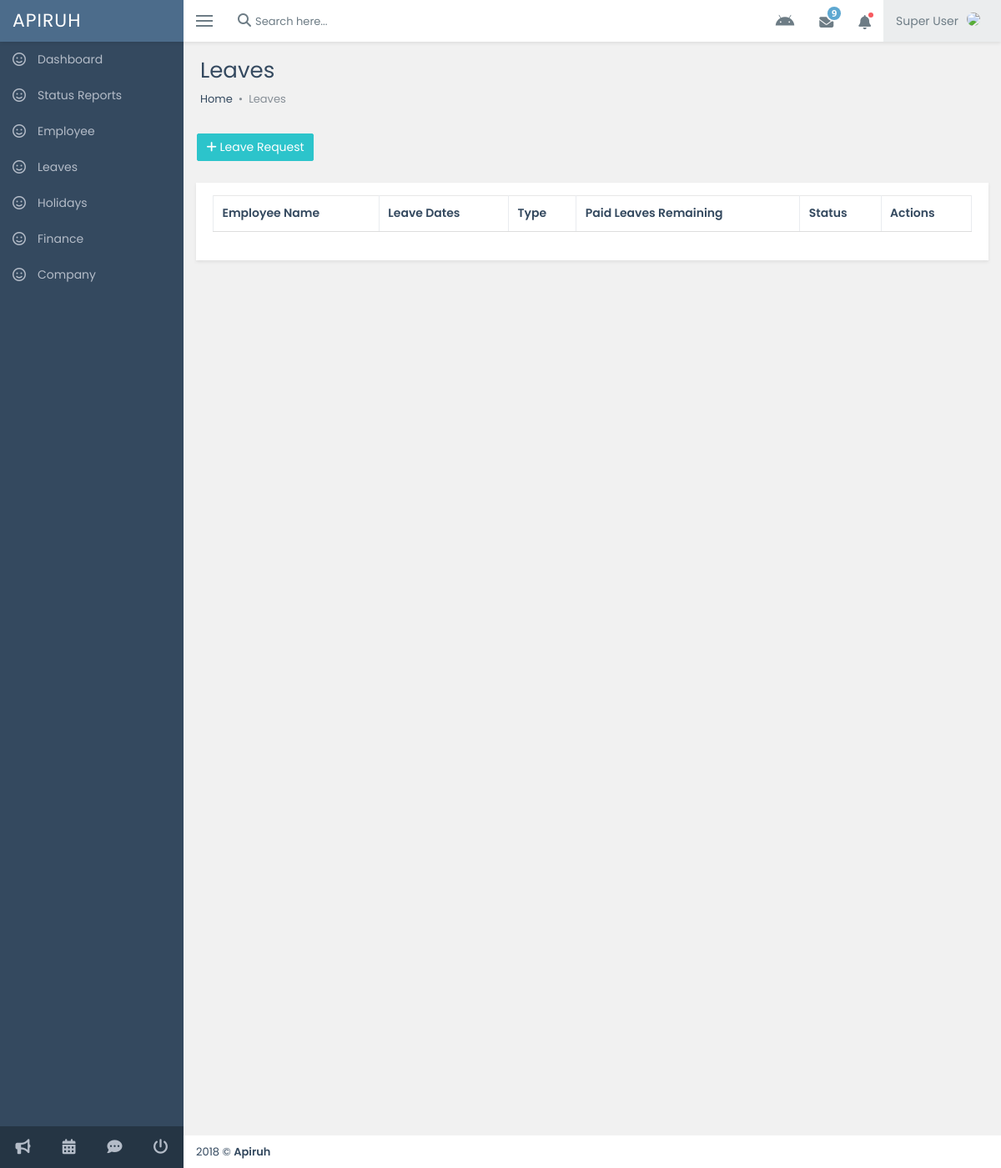
The page /admin_1/html/admin/leaves.php on the database as committed earlier.
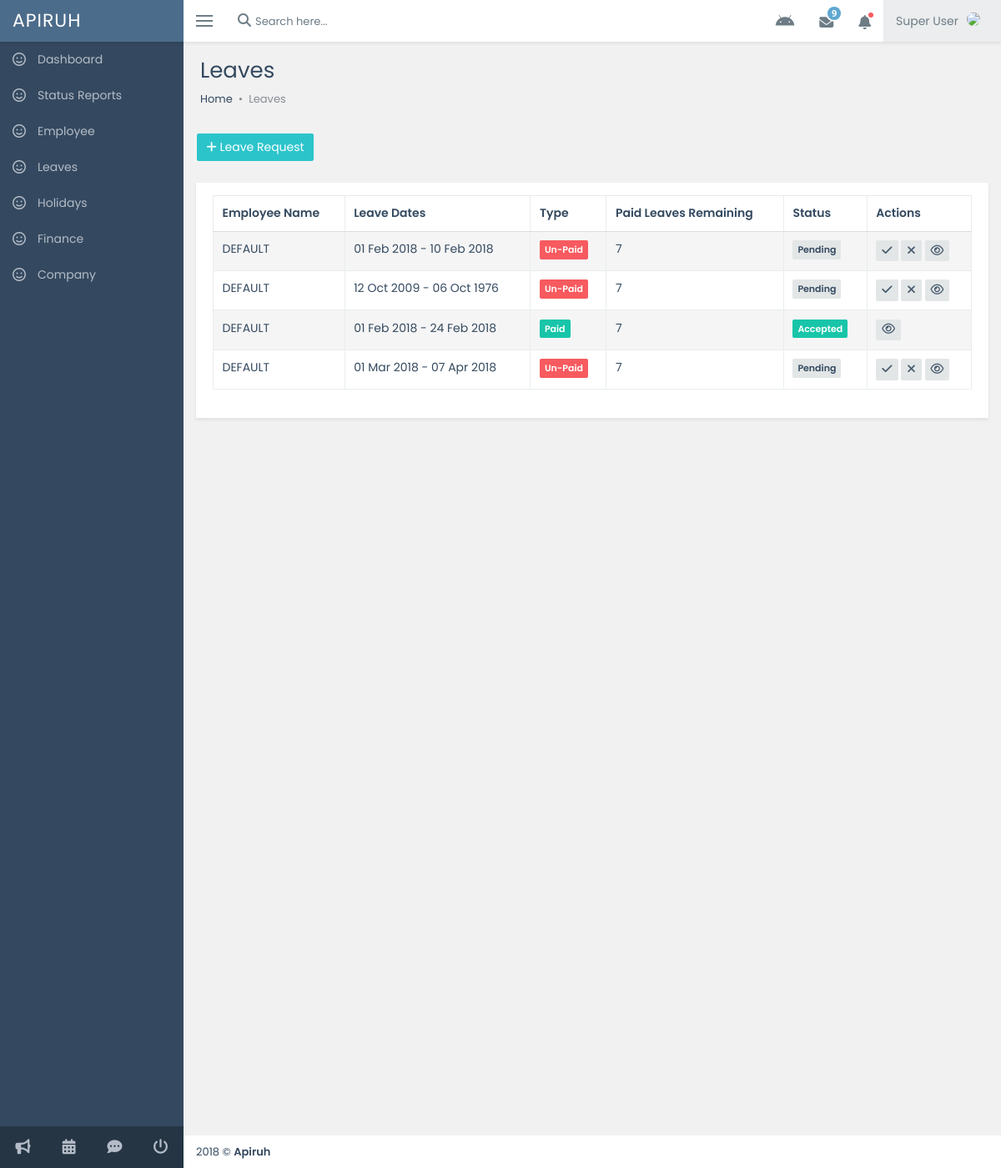
The same page on the database as committed later.
### tables this page shows
CREATE TABLE `leaves` (
  `leave_id` int(11) NOT NULL,
  `status` int(2) NOT NULL DEFAULT '0',
  `emp_id` varchar(256) NOT NULL,
  `title` varchar(500) NOT NULL,
  `start` date NOT NULL,
  `end` date NOT NULL,
  `day_type` varchar(100) NOT NULL,
  `leave_type` varchar(100) NOT NULL,
  `reason` text NOT NULL
);

CREATE TABLE `employee` (
  `emp_id` varchar(15) DEFAULT NULL,
  `name` varchar(500) DEFAULT NULL,
  `nat_emp` varchar(100) DEFAULT NULL,
  `personal_no` varchar(50) DEFAULT NULL,
  `email` varchar(256) NOT NULL,
  `dob` varchar(50) DEFAULT NULL,
  `doj` varchar(50) DEFAULT NULL,
  `design` varchar(200) DEFAULT NULL,
  `pan_no` varchar(10) DEFAULT NULL,
  `aadhar_no` varchar(20) DEFAULT NULL,
  `perm_addr` varchar(5000) DEFAULT NULL,
  `contct_det` varchar(100) DEFAULT NULL,
  `emr_cntct_per` varchar(200) DEFAULT NULL,
  `emr_cntct_no` varchar(100) DEFAULT NULL,
  `blood_grp` varchar(100) DEFAULT NULL,
  `qualifications` varchar(500) DEFAULT NULL,
  `supprt_docs` varchar(1000) DEFAULT NULL,
  `serv_agr` varchar(500) DEFAULT NULL,
  `offr_letter` varchar(500) DEFAULT NULL,
  `emp_pic` text NOT NULL
);

CREATE TABLE `emp_leaves` (
  `emp_id` varchar(256) NOT NULL,
  `paid_leaves` int(3) NOT NULL,
  `unpaid_leaves` int(3) NOT NULL,
  `earned_leaves` int(3) NOT NULL,
  `counter` int(10) NOT NULL
);

### admin_1/html/admin/functions.php (called while the page is built, shortened)
<?php
require_once('config.php');
function get_emp_data($id){
	global $connection;
	try {
		$stmt = $connection->prepare("SELECT * FROM `employee` WHERE emp_id = :id");
		$stmt->bindParam("id", $id,PDO::PARAM_STR) ;
		$stmt->execute();
		$data = $stmt->fetchAll(PDO::FETCH_OBJ);
		return ($data);
	} catch (PDOException $e) {
		echo '{"error": {"text":'. $e->getMessage() .'}}';
	}
}
function get_leaves_data(){
	global $connection;
	try {
		$stmt = $connection->prepare("SELECT * FROM `leaves` LEFT JOIN emp_leaves ON leaves.emp_id = emp_leaves.emp_id WHERE 1");
		$stmt->execute();
		$data = $stmt->fetchAll(PDO::FETCH_OBJ);
		return ($data);
	} catch (PDOException $e) {
		echo '{"error": {"text":'. $e->getMessage() .'}}';
	}
}
?>

### admin_1/html/admin/leaves.php (the view, shortened to what this page needs)
<!DOCTYPE html>
<html>
<?php
      require_once('../includes/header.php');
      require_once('functions.php');
      $leaves = get_leaves_data();
  ?>
  <link href="../../../vendors/dataTables/datatables.min.css" rel="stylesheet"/>
  <body class="fixed-navbar">
    <div class="page-wrapper">
     <?php require_once('../includes/nav_bar.php'); ?>
      <div class="wrapper content-wrapper">
        <div class="page-heading">
          <h1 class="page-title">Leaves</h1>
          <ol class="breadcrumb">
            <li class="breadcrumb-item"><a href="index.html">Home</a></li>
            <li class="breadcrumb-item active">Leaves</li>
          </ol>
        </div>
        <div class="page-content fade-in-up">
          <div class="alert" style="padding-left: 0px; margin-bottom: 0px">
            <a class="btn btn-info" href="#myModal2" data-toggle="modal"><i class="fa fa-plus"></i> Leave Request</a></p>
          </div>
          <div class="page-content fade-in-up" style="padding-top: 0px; margin-top: 0px">
          <div class="ibox">
            <div class="ibox-body">
              <div class="table-responsive">
                <table class="table table-striped table-bordered table-hover" id="example-table">
                  <thead>
                    <tr>
                      <th>Employee Name</th>
                      <th>Leave Dates</th>
                      <th>Type</th>
                      <th>Paid Leaves Remaining</th>
                      <th>Status</th>
                      <th>Actions</th>
                    </tr>
                  </thead>
                  <tbody>
                    <?php
                      foreach ($leaves as $key) {
                        $emp_name = get_emp_data($key->emp_id);
                        foreach ($emp_name as $key1) {
                          $name = $key1->name;
                        }
                        $start = date("d M Y", strtotime($key->start));
                        $end = date("d M Y", strtotime($key->end));
                    ?>
                    <tr>
                      <td><?= $name ?></td>
                      <td><?php  echo $start." - ".$end ?></td>
                      <?php
                        if($key->leave_type == "Paid"){
                      ?>
                      <td><span class="badge badge-success">Paid</span></td>
                      <?php }else{ ?>
                      <td><span class="badge badge-danger">Un-Paid</span></td>
                      <?php } ?>
                      <td><?= $key->paid_leaves ?></td>
                      <?php
                        if($key->status == 0){
                      ?>
                      <td><span class="badge badge-default">Pending</span></td>
                      <?php }elseif($key->status == 1){ ?>
                      <td><span class="badge badge-success">Accepted</span></td>
                      <?php }elseif ($key->status == 2) { ?>
                      <td><span class="badge badge-danger">Rejected</span></td>
                      <?php } ?>
                      <td>
                        <?php
                        if($key->status == 0){
                      ?>
                        <a><button class="btn btn-default btn-sm btn-flat" id="accept<?= $key->leave_id ?>" data-toggle="tooltip" data-original-title="Accept"><i class="fa fa-check font-14"></i></button></a>
                        <a><button class="btn btn-default btn-sm btn-flat" id="reject<?= $key->leave_id ?>" data-toggle="tooltip" data-original-title="Reject"><i class="fa fa-times font-14"></i></button></a>
                        <?php } ?>
                         <a href="#edit_leaves<?= $key->leave_id ?>" data-toggle="modal"><button class="btn btn-default btn-sm btn-flat" data-toggle="tooltip" data-original-title="View"><i class="fa fa-eye font-14"></i></button></a>
                      </td>
                    </tr>
                    <?php } ?>
                  </tbody>
                </table>
              </div>
            </div>
          </div>
        </div>
        </div>
        <?php require_once('../includes/footer.php'); ?>
      </div>
    </div>
  </body>
</html>

### admin_1/html/includes/header.php (shortened to what this page needs)
<head>
    <link href="../../../vendors/bootstrap/dist/css/bootstrap.min.css" rel="stylesheet"/>
    <link href="../../../vendors/line-awesome/css/line-awesome.min.css" rel="stylesheet"/>
    <link href="../../../vendors/themify-icons/css/themify-icons.css" rel="stylesheet"/>
    <link href="../../../vendors/animate.css/animate.min.css" rel="stylesheet"/>
    <link href="../../../vendors/toastr/toastr.min.css" rel="stylesheet"/>
    <link href="../../../vendors/bootstrap-datepicker/dist/css/bootstrap-datepicker3.min.css" rel="stylesheet"/>
    <link href="../../../vendors/smalot-bootstrap-datetimepicker/css/bootstrap-datetimepicker.min.css" rel="stylesheet"/>
    <link href="../../../vendors/bootstrap-daterangepicker/daterangepicker.css" rel="stylesheet"/>
    <link href="../../../vendors/fullcalendar/dist/fullcalendar.min.css" rel="stylesheet"/>
    <link href="../../../vendors/fullcalendar/dist/fullcalendar.print.min.css" rel="stylesheet" media="print"/>
    <link href="../assets/css/main.css" rel="stylesheet"/>
  </head>

### admin_1/html/includes/nav_bar.php (shortened to what this page needs)
<header class="header clf">
  <div class="page-brand"><a class="link" href="index.html"><span class="brand">Apiruh</span><span class="brand-mini">APH</span></a></div>
  <ul class="nav pull-left navbar-toolbar">
    <li><a class="nav-link sidebar-toggler js-sidebar-toggler"><span class="icon-bar"></span><span class="icon-bar"></span><span class="icon-bar"></span></a></li>
    <li><a class="nav-link search-toggler js-search-toggler"><i class="fa fa-search"></i><span>Search here...</span></a></li>
  </ul>
  <ul class="nav pull-right navbar-toolbar">
    <li class="timeout-toggler"><a class="nav-link" data-toggle="modal" data-target="#session-dialog"><i class="fa fa-android timeout-toggler-icon rel"><span class="notify-signal"></span></i></a></li>
    <li class="dropdown dropdown-inbox"><a class="nav-link dropdown-toggle" data-toggle="dropdown"><i class="fa fa-envelope"></i><span class="envelope-badge">9</span></a>
    </li>
    <li class="dropdown dropdown-notification"><a class="nav-link dropdown-toggle" data-toggle="dropdown"><i class="fa fa-bell rel"><span class="notify-signal"></span></i></a>
    </li>
    <li class="dropdown dropdown-user"><a class="nav-link dropdown-toggle link" data-toggle="dropdown"><span>Super User</span><img src="http://demo.neontheme.com/assets/images/thumb-1@2x.png"></a>
    </li>
  </ul>
</header>
<nav class="page-sidebar" id="sidebar">
  <div id="sidebar-collapse">
    <ul class="side-menu metismenu">
      <li>
        <a href="../admin/index">
          <i class="sidebar-item-icon fa fa-smile-o"></i>
          <span class="nav-label">Dashboard</span>
        </a>
      </li>
      <li>
        <a href="../admin/status_report">
          <i class="sidebar-item-icon fa fa-smile-o"></i>
          <span class="nav-label">Status Reports</span>
        </a>
      </li>
      <li>
        <a href="../admin/employee">
          <i class="sidebar-item-icon fa fa-smile-o"></i>
          <span class="nav-label">Employee</span>
        </a>
      </li>
      <li>
        <a href="../admin/leaves">
          <i class="sidebar-item-icon fa fa-smile-o"></i>
          <span class="nav-label">Leaves</span>
        </a>
      </li>
      <li>
        <a href="../admin/holidays">
          <i class="sidebar-item-icon fa fa-smile-o"></i>
          <span class="nav-label">Holidays</span>
        </a>
      </li>
      <li>
        <a href="../finance/">
          <i class="sidebar-item-icon fa fa-smile-o"></i>
          <span class="nav-label">Finance</span>
        </a>
      </li>
      <li>
        <a href="../admin/company">
          <i class="sidebar-item-icon fa fa-smile-o"></i>
          <span class="nav-label">Company</span>
        </a>
      </li>
    </ul>
    <div class="sidebar-footer"><a href="javascript:;"><i class="fa fa-bullhorn"></i></a><a href="calendar.html"><i class="fa fa-calendar"></i></a><a href="javascript:;"><i class="fa fa-commenting"></i></a><a href="login.html"><i class="fa fa-power-off"></i></a></div>
  </div>
</nav>

### admin_1/html/includes/footer.php (shortened to what this page needs)
<footer class="page-footer">
          2018 © <b>Apiruh</b>
        </footer>

### admin_1/html/includes/header.php (style rules this page uses)
a.btn.btn-info { color: #fff; }

Rows that differ between the two databases and show on the page:
added leaves: emp.name "DEFAULT", start "01 Feb 2018", end "10 Feb 2018", leave_type "Un-Paid", emp_leaves.paid_leaves "7", status "Pending"
added leaves: emp.name "DEFAULT", start "12 Oct 2009", end "06 Oct 1976", leave_type "Un-Paid", emp_leaves.paid_leaves "7", status "Pending"
added leaves: emp.name "DEFAULT", start "01 Feb 2018", end "24 Feb 2018", leave_type "Paid", emp_leaves.paid_leaves "7", status "Accepted"
added leaves: emp.name "DEFAULT", start "01 Mar 2018", end "07 Apr 2018", leave_type "Un-Paid", emp_leaves.paid_leaves "7", status "Pending"
